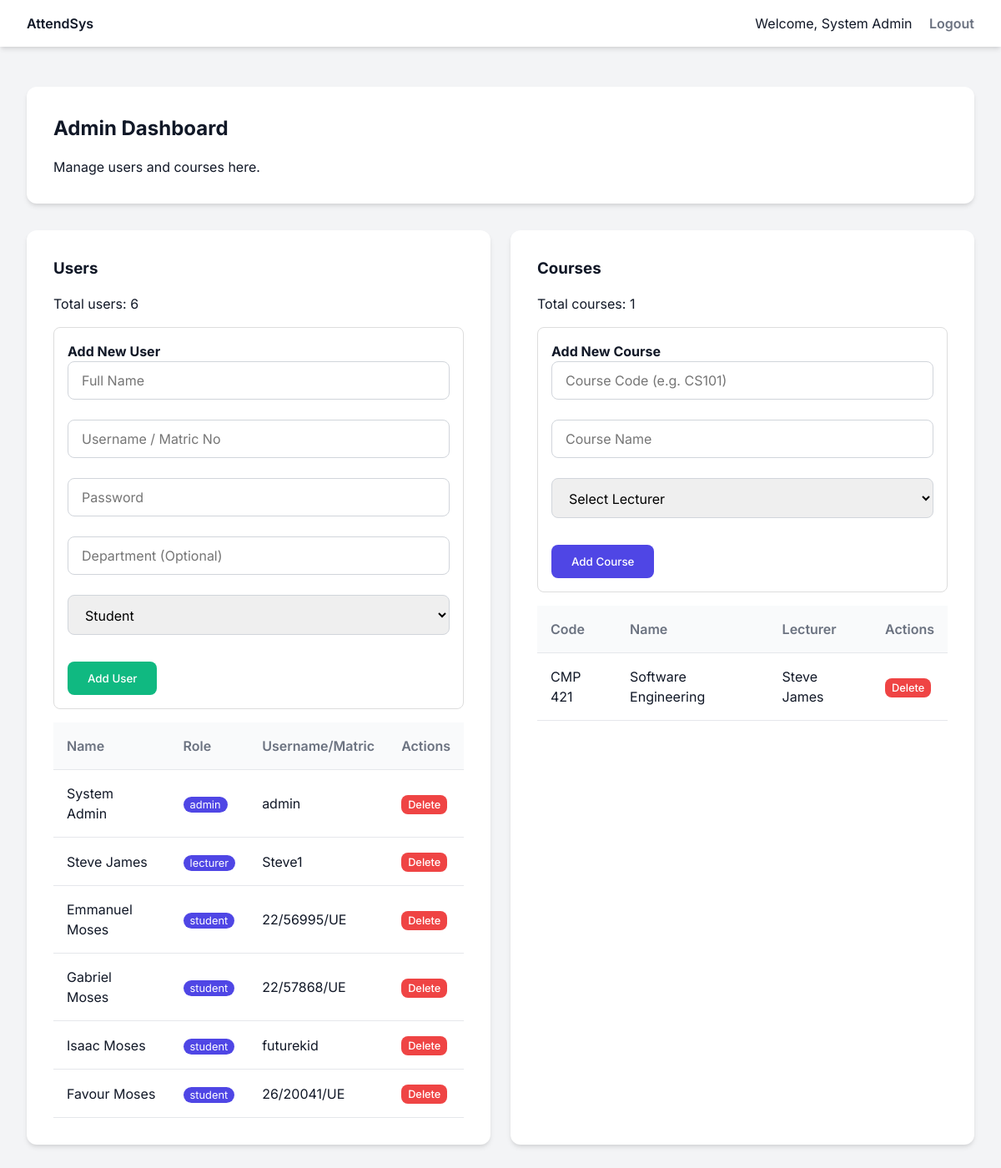
The page /admin (signed in) on the database its author committed.
### models.py (models this page shows)
class User(db.Model, UserMixin):
    __tablename__ = 'users'
    id = db.Column(db.Integer, primary_key=True)
    username = db.Column(db.String(100), unique=True, nullable=False)
    password = db.Column(db.String(200), nullable=False)
    role = db.Column(db.String(20), nullable=False) # 'admin', 'lecturer', 'student'
    name = db.Column(db.String(100), nullable=False)
    department = db.Column(db.String(100), nullable=True) # Important for students
    photo_path = db.Column(db.String(200), nullable=True)
    face_encoding = db.Column(db.Text, nullable=True) # Store JSON string of 128-d array
    qr_code_path = db.Column(db.String(200), nullable=True)
    courses = db.relationship('Course', backref='lecturer', cascade="all, delete-orphan", lazy=True)
    attendances = db.relationship('Attendance', backref='student', cascade="all, delete-orphan", lazy=True)

class Course(db.Model):
    __tablename__ = 'courses'
    id = db.Column(db.Integer, primary_key=True)
    course_code = db.Column(db.String(20), unique=True, nullable=False)
    course_name = db.Column(db.String(150), nullable=False)
    lecturer_id = db.Column(db.Integer, db.ForeignKey('users.id'), nullable=False)
    sessions = db.relationship('Session', backref='course', cascade="all, delete-orphan", lazy=True)

### routes.py (the view, shortened to what this page needs)
@main.route('/admin', methods=['GET', 'POST'])
@login_required
def admin_dashboard():
    if current_user.role != 'admin':
        return redirect(url_for('main.login'))
    users = User.query.all()
    courses = Course.query.all()
    lecturers = User.query.filter_by(role='lecturer').all()
    return render_template('admin_dashboard.html', users=users, courses=courses, lecturers=lecturers)

### app.py (called while the page is built)
@login_manager.user_loader
def load_user(user_id):
    return User.query.get(int(user_id))

### templates/admin_dashboard.html (shortened to what this page needs)
{% extends "base.html" %}
{% block content %}
<div class="card">
    <h2>Admin Dashboard</h2>
    <p>Manage users and courses here.</p>
</div>
<div class="grid">
    <div class="card">
        <h3>Users</h3>
        <p>Total users: {{ users|length }}</p>
        <form action="{{ url_for('main.admin_dashboard') }}" method="POST" style="margin-top: 1rem; border: 1px solid #ddd; padding: 1rem; border-radius: 8px;">
            <h4>Add New User</h4>
            <div class="grid" style="gap: 0.5rem;">
                <input type="text" name="name" placeholder="Full Name" required>
                <input type="text" name="username" placeholder="Username / Matric No" required>
                <input type="password" name="password" placeholder="Password" required>
                <input type="text" name="department" placeholder="Department (Optional)">
                <select name="role" required>
                    <option value="student">Student</option>
                </select>
            </div>
            <button type="submit" class="btn btn-secondary" style="margin-top: 1rem;">Add User</button>
        </form>
        <table>
            <thead>
                <tr>
                    <th>Name</th>
                    <th>Role</th>
                    <th>Username/Matric</th>
                    <th>Actions</th>
                </tr>
            </thead>
            <tbody>
                {% for u in users %}
                <tr>
                    <td>{{ u.name }}</td>
                    <td><span style="background: var(--primary); color: white; padding: 2px 8px; border-radius: 12px; font-size: 0.8em;">{{ u.role }}</span></td>
                    <td>{{ u.username }}</td>
                    <td>
                        <form action="{{ url_for('main.admin_dashboard') }}" method="POST" style="display:inline;">
                            <button type="submit" class="btn btn-danger" style="padding: 0.25rem 0.5rem; font-size: 0.8em;" onclick="return confirm('Are you sure you want to delete this user?');">Delete</button>
                        </form>
                    </td>
                </tr>
                {% endfor %}
            </tbody>
        </table>
    </div>
    <div class="card">
        <h3>Courses</h3>
        <p>Total courses: {{ courses|length }}</p>
        <form action="{{ url_for('main.admin_dashboard') }}" method="POST" style="margin-top: 1rem; border: 1px solid #ddd; padding: 1rem; border-radius: 8px;">
            <h4>Add New Course</h4>
            <div class="grid" style="gap: 0.5rem;">
                <input type="text" name="course_code" placeholder="Course Code (e.g. CS101)" required>
                <input type="text" name="course_name" placeholder="Course Name" required>
                <select name="lecturer_id" required>
                    <option value="">Select Lecturer</option>
                </select>
            </div>
            <button type="submit" class="btn btn-primary" style="margin-top: 1rem;">Add Course</button>
        </form>
        <table>
            <thead>
                <tr>
                    <th>Code</th>
                    <th>Name</th>
                    <th>Lecturer</th>
                    <th>Actions</th>
                </tr>
            </thead>
            <tbody>
                {% for c in courses %}
                <tr>
                    <td>{{ c.course_code }}</td>
                    <td>{{ c.course_name }}</td>
                    <td>{{ c.lecturer.name }}</td>
                    <td>
                        <form action="{{ url_for('main.admin_dashboard') }}" method="POST" style="display:inline;">
                            <button type="submit" class="btn btn-danger" style="padding: 0.25rem 0.5rem; font-size: 0.8em;" onclick="return confirm('Are you sure you want to delete this course?');">Delete</button>
                        </form>
                    </td>
                </tr>
                {% endfor %}
            </tbody>
        </table>
    </div>
</div>
{% endblock %}

### templates/base.html (shortened to what this page needs)
<!DOCTYPE html>
<html lang="en">
<head>
    <link rel="stylesheet" href="{{ url_for('static', filename='css/styles.css') }}">
</head>
<body>
    <nav>
        <a href="{{ url_for('main.login') }}">AttendSys</a>
        <div class="nav-links">
            {% if current_user.is_authenticated %}
                <span>Welcome, {{ current_user.name }}</span>
                <a href="{{ url_for('main.logout') }}">Logout</a>
            {% endif %}
        </div>
    </nav>
    <div class="container">
        {% block content %}{% endblock %}
    </div>
</body>
</html>

### static/css/styles.css (style rules this page uses)
:root { --primary: #4F46E5; --primary-hover: #4338CA; --secondary: #10B981; --secondary-hover: #059669; --bg: #F3F4F6; --card-bg: #FFFFFF; --text-main: #111827; --text-muted: #6B7280; --danger: #EF4444; --danger-hover: #DC2626; --radius: 12px; --shadow: 0 4px 6px -1px rgba(0, 0, 0, 0.1), 0 2px 4px -1px rgba(0, 0, 0, 0.06); }
* { box-sizing: border-box; margin: 0; padding: 0; font-family: 'Inter', system-ui, -apple-system, sans-serif; }
body { background-color: var(--bg); color: var(--text-main); line-height: 1.5; }
.container { max-width: 1200px; margin: 0 auto; padding: 2rem; }
nav { background: var(--card-bg); box-shadow: var(--shadow); padding: 1rem 2rem; display: flex; justify-content: space-between; align-items: center; }
nav a { text-decoration: none; color: var(--text-main); font-weight: 600; }
.nav-links a { color: var(--text-muted); margin-left: 1rem; transition: color 0.2s; }
.card { background: var(--card-bg); border-radius: var(--radius); padding: 2rem; box-shadow: var(--shadow); margin-bottom: 2rem; }
h1, h2, h3 { margin-bottom: 1rem; }
.btn { display: inline-block; padding: 0.75rem 1.5rem; border-radius: 8px; font-weight: 500; text-align: center; cursor: pointer; border: none; transition: all 0.2s; text-decoration: none; }
.btn-primary { background: var(--primary); color: white; }
.btn-secondary { background: var(--secondary); color: white; }
.btn-danger { background: var(--danger); color: white; }
input, select { width: 100%; padding: 0.75rem 1rem; border: 1px solid #D1D5DB; border-radius: 8px; margin-bottom: 1rem; font-size: 1rem; transition: border-color 0.2s; }
table { width: 100%; border-collapse: collapse; margin-top: 1rem; }
th, td { padding: 1rem; text-align: left; border-bottom: 1px solid #E5E7EB; }
th { background-color: #F9FAFB; font-weight: 600; color: var(--text-muted); }
.grid { display: grid; grid-template-columns: repeat(auto-fit, minmax(300px, 1fr)); gap: 1.5rem; }

### rows shown on the page
User: name "System Admin", role "admin", username "admin"
User: name "Steve James", role "lecturer", username "Steve1"
User: name "Emmanuel Moses", role "student", username "22/56995/UE"
User: name "Gabriel Moses", role "student", username "22/57868/UE"
User: name "Isaac Moses", role "student", username "futurekid"
User: name "Favour Moses", role "student", username "26/20041/UE"
Course: course_code "CMP 421", course_name "Software Engineering", lecturer.name "Steve James"

### other values the page prints
{{ users|length }} "6"
{{ courses|length }} "1"
